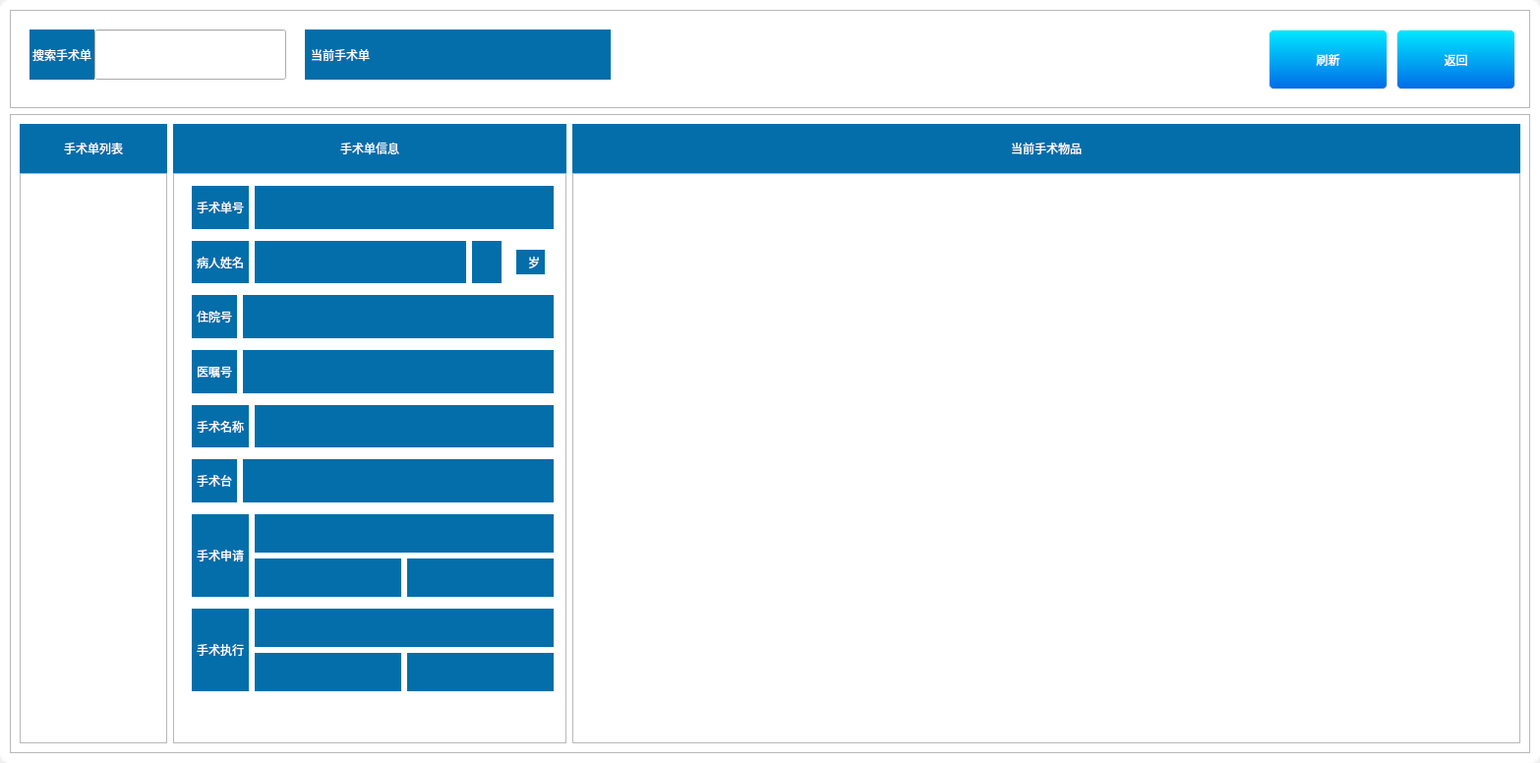
<?xml version="1.0" encoding="UTF-8"?>
<ui version="4.0">
 <class>Operation</class>
 <widget class="QWidget" name="Operation">
  <property name="geometry">
   <rect>
    <x>0</x>
    <y>0</y>
    <width>1566</width>
    <height>776</height>
   </rect>
  </property>
  <property name="windowTitle">
   <string>Form</string>
  </property>
  <property name="styleSheet">
   <string notr="true">QWidget{
	color: rgb(255, 255, 255);
}
#stackedWidget{
	border:1px solid white;
	border-radius:8px;
}

#frm_win{
	border:1px solid white;
	border-radius:8px;
	background-color: white;
}
#frame_title{
	border:1px solid white;
	border-radius:8px;
}

#page_tab,#page{
	border:1px solid white;
	border-radius:8px;
	background-color: rgb(255,255,255);
}
#frame_title{
	border-bottom-width:1px;
	border-bottom-style:solid;
	border-bottom-color:rgb(218,218,218);
	border-top-left-radius:8px;
	border-top-right-radius:8px;
	border-bottom-left-radius:0px;
	border-bottom-right-radius:0px;
}
QPushButton{
	border-radius:5px;
	border:1px solid rgb(3,110,170);
	background-color: rgb(3,110,170);
}
QPushButton:pressed{	
	margin:5px;
	border-radius:5px;
	border:1px solid rgb(3,110,170);
	background-color: rgb(3,110,170);
}

QToolButton{
	border:1px solid rgb(238, 238, 236);
	border-radius:5px;
	background-color: qlineargradient(spread:reflect, x1:0, y1:0, x2:0, y2:1, stop:0 rgba(0, 232, 255, 255), stop:1 rgba(0, 108, 231, 255));
}
QToolButton:checked{
	color:rgb(52, 101, 164);
	border:1px solid rgb(238, 238, 236);
	border-radius:5px;
	background-color: qlineargradient(spread:reflect, x1:0, y1:0, x2:0, y2:1, stop:0 rgba(50, 247, 175, 255), stop:1 rgba(14, 191, 139, 255));
}
#tab_view,rfidDevView{
	border:0px solid grey;
	background-color: rgb(238, 238, 236);
}
QLabel{
	padding:2px;
	background-color: rgb(3,110,170);
}
</string>
  </property>
  <layout class="QHBoxLayout" name="horizontalLayout">
   <property name="spacing">
    <number>0</number>
   </property>
   <property name="leftMargin">
    <number>0</number>
   </property>
   <property name="topMargin">
    <number>0</number>
   </property>
   <property name="rightMargin">
    <number>0</number>
   </property>
   <property name="bottomMargin">
    <number>0</number>
   </property>
   <item>
    <widget class="QStackedWidget" name="stackedWidget">
     <property name="currentIndex">
      <number>0</number>
     </property>
     <widget class="QWidget" name="page">
      <layout class="QVBoxLayout" name="verticalLayout">
       <item>
        <widget class="QFrame" name="frame_2">
         <property name="minimumSize">
          <size>
           <width>0</width>
           <height>100</height>
          </size>
         </property>
         <property name="frameShape">
          <enum>QFrame::StyledPanel</enum>
         </property>
         <property name="frameShadow">
          <enum>QFrame::Raised</enum>
         </property>
         <widget class="QWidget" name="horizontalLayoutWidget_2">
          <property name="geometry">
           <rect>
            <x>20</x>
            <y>20</y>
            <width>261</width>
            <height>51</height>
           </rect>
          </property>
          <layout class="QHBoxLayout" name="horizontalLayout_14">
           <property name="spacing">
            <number>0</number>
           </property>
           <item>
            <widget class="QLabel" name="label_9">
             <property name="styleSheet">
              <string notr="true">padding:3px;</string>
             </property>
             <property name="text">
              <string>搜索手术单</string>
             </property>
             <property name="alignment">
              <set>Qt::AlignCenter</set>
             </property>
            </widget>
           </item>
           <item>
            <widget class="QLineEdit" name="lineEdit">
             <property name="sizePolicy">
              <sizepolicy hsizetype="Expanding" vsizetype="Preferred">
               <horstretch>0</horstretch>
               <verstretch>0</verstretch>
              </sizepolicy>
             </property>
            </widget>
           </item>
          </layout>
         </widget>
         <widget class="QWidget" name="horizontalLayoutWidget_3">
          <property name="geometry">
           <rect>
            <x>300</x>
            <y>20</y>
            <width>311</width>
            <height>51</height>
           </rect>
          </property>
          <layout class="QHBoxLayout" name="horizontalLayout_15">
           <property name="spacing">
            <number>0</number>
           </property>
           <item>
            <widget class="QLabel" name="label_11">
             <property name="sizePolicy">
              <sizepolicy hsizetype="Maximum" vsizetype="Preferred">
               <horstretch>0</horstretch>
               <verstretch>0</verstretch>
              </sizepolicy>
             </property>
             <property name="styleSheet">
              <string notr="true">padding:3px;</string>
             </property>
             <property name="text">
              <string>当前手术单</string>
             </property>
             <property name="alignment">
              <set>Qt::AlignLeading|Qt::AlignLeft|Qt::AlignVCenter</set>
             </property>
            </widget>
           </item>
           <item>
            <widget class="QLabel" name="lab_curOperation">
             <property name="styleSheet">
              <string notr="true">padding:3px;</string>
             </property>
             <property name="text">
              <string/>
             </property>
             <property name="alignment">
              <set>Qt::AlignCenter</set>
             </property>
            </widget>
           </item>
          </layout>
         </widget>
         <widget class="QToolButton" name="back">
          <property name="geometry">
           <rect>
            <x>1410</x>
            <y>20</y>
            <width>121</width>
            <height>61</height>
           </rect>
          </property>
          <property name="text">
           <string>返回</string>
          </property>
         </widget>
         <widget class="QToolButton" name="update">
          <property name="geometry">
           <rect>
            <x>1280</x>
            <y>20</y>
            <width>121</width>
            <height>61</height>
           </rect>
          </property>
          <property name="text">
           <string>刷新</string>
          </property>
         </widget>
        </widget>
       </item>
       <item>
        <widget class="QFrame" name="frame">
         <property name="frameShape">
          <enum>QFrame::StyledPanel</enum>
         </property>
         <property name="frameShadow">
          <enum>QFrame::Raised</enum>
         </property>
         <layout class="QGridLayout" name="gridLayout">
          <property name="verticalSpacing">
           <number>0</number>
          </property>
          <item row="0" column="2">
           <widget class="QLabel" name="label_3">
            <property name="minimumSize">
             <size>
              <width>0</width>
              <height>50</height>
             </size>
            </property>
            <property name="text">
             <string>当前手术物品</string>
            </property>
            <property name="alignment">
             <set>Qt::AlignCenter</set>
            </property>
           </widget>
          </item>
          <item row="1" column="2">
           <widget class="QTableView" name="view_operation_goods"/>
          </item>
          <item row="0" column="0">
           <widget class="QLabel" name="label">
            <property name="minimumSize">
             <size>
              <width>0</width>
              <height>50</height>
             </size>
            </property>
            <property name="text">
             <string>手术单列表</string>
            </property>
            <property name="alignment">
             <set>Qt::AlignCenter</set>
            </property>
           </widget>
          </item>
          <item row="1" column="0">
           <widget class="QListView" name="view_operation">
            <property name="minimumSize">
             <size>
              <width>150</width>
              <height>0</height>
             </size>
            </property>
            <property name="maximumSize">
             <size>
              <width>150</width>
              <height>16777215</height>
             </size>
            </property>
            <property name="editTriggers">
             <set>QAbstractItemView::NoEditTriggers</set>
            </property>
           </widget>
          </item>
          <item row="0" column="1">
           <widget class="QLabel" name="label_2">
            <property name="minimumSize">
             <size>
              <width>0</width>
              <height>50</height>
             </size>
            </property>
            <property name="text">
             <string>手术单信息</string>
            </property>
            <property name="alignment">
             <set>Qt::AlignCenter</set>
            </property>
           </widget>
          </item>
          <item row="1" column="1">
           <widget class="QFrame" name="frame_3">
            <property name="minimumSize">
             <size>
              <width>400</width>
              <height>0</height>
             </size>
            </property>
            <property name="maximumSize">
             <size>
              <width>400</width>
              <height>16777215</height>
             </size>
            </property>
            <property name="styleSheet">
             <string notr="true">QLabel{
	padding:2px;
}</string>
            </property>
            <property name="frameShape">
             <enum>QFrame::StyledPanel</enum>
            </property>
            <property name="frameShadow">
             <enum>QFrame::Raised</enum>
            </property>
            <layout class="QVBoxLayout" name="verticalLayout_4">
             <item>
              <widget class="QFrame" name="frame_5">
               <property name="frameShape">
                <enum>QFrame::NoFrame</enum>
               </property>
               <property name="frameShadow">
                <enum>QFrame::Raised</enum>
               </property>
               <layout class="QHBoxLayout" name="horizontalLayout_4">
                <property name="topMargin">
                 <number>3</number>
                </property>
                <property name="rightMargin">
                 <number>3</number>
                </property>
                <property name="bottomMargin">
                 <number>3</number>
                </property>
                <item>
                 <widget class="QLabel" name="label_8">
                  <property name="sizePolicy">
                   <sizepolicy hsizetype="Maximum" vsizetype="Preferred">
                    <horstretch>0</horstretch>
                    <verstretch>0</verstretch>
                   </sizepolicy>
                  </property>
                  <property name="text">
                   <string>手术单号</string>
                  </property>
                 </widget>
                </item>
                <item>
                 <widget class="QLabel" name="surgery_bill_no">
                  <property name="text">
                   <string/>
                  </property>
                 </widget>
                </item>
               </layout>
              </widget>
             </item>
             <item>
              <widget class="QFrame" name="frame_4">
               <property name="frameShape">
                <enum>QFrame::NoFrame</enum>
               </property>
               <property name="frameShadow">
                <enum>QFrame::Raised</enum>
               </property>
               <layout class="QHBoxLayout" name="horizontalLayout_2">
                <property name="topMargin">
                 <number>3</number>
                </property>
                <property name="rightMargin">
                 <number>3</number>
                </property>
                <property name="bottomMargin">
                 <number>3</number>
                </property>
                <item>
                 <widget class="QLabel" name="label_4">
                  <property name="sizePolicy">
                   <sizepolicy hsizetype="Maximum" vsizetype="Preferred">
                    <horstretch>0</horstretch>
                    <verstretch>0</verstretch>
                   </sizepolicy>
                  </property>
                  <property name="text">
                   <string>病人姓名</string>
                  </property>
                 </widget>
                </item>
                <item>
                 <widget class="QLabel" name="patient_name">
                  <property name="sizePolicy">
                   <sizepolicy hsizetype="Preferred" vsizetype="Preferred">
                    <horstretch>0</horstretch>
                    <verstretch>0</verstretch>
                   </sizepolicy>
                  </property>
                  <property name="text">
                   <string/>
                  </property>
                 </widget>
                </item>
                <item>
                 <widget class="QLabel" name="patient_gender">
                  <property name="sizePolicy">
                   <sizepolicy hsizetype="Maximum" vsizetype="Preferred">
                    <horstretch>0</horstretch>
                    <verstretch>0</verstretch>
                   </sizepolicy>
                  </property>
                  <property name="minimumSize">
                   <size>
                    <width>30</width>
                    <height>0</height>
                   </size>
                  </property>
                  <property name="text">
                   <string/>
                  </property>
                  <property name="alignment">
                   <set>Qt::AlignCenter</set>
                  </property>
                 </widget>
                </item>
                <item>
                 <widget class="QFrame" name="horizontalFrame_2">
                  <property name="sizePolicy">
                   <sizepolicy hsizetype="Maximum" vsizetype="Preferred">
                    <horstretch>0</horstretch>
                    <verstretch>0</verstretch>
                   </sizepolicy>
                  </property>
                  <property name="styleSheet">
                   <string notr="true"/>
                  </property>
                  <layout class="QHBoxLayout" name="horizontalLayout_10">
                   <property name="spacing">
                    <number>0</number>
                   </property>
                   <item>
                    <widget class="QLabel" name="patient_age">
                     <property name="sizePolicy">
                      <sizepolicy hsizetype="Maximum" vsizetype="Preferred">
                       <horstretch>0</horstretch>
                       <verstretch>0</verstretch>
                      </sizepolicy>
                     </property>
                     <property name="styleSheet">
                      <string notr="true">QLabel{
	padding-right:0px;
}</string>
                     </property>
                     <property name="text">
                      <string/>
                     </property>
                     <property name="alignment">
                      <set>Qt::AlignCenter</set>
                     </property>
                    </widget>
                   </item>
                   <item>
                    <widget class="QLabel" name="label_5">
                     <property name="sizePolicy">
                      <sizepolicy hsizetype="Maximum" vsizetype="Preferred">
                       <horstretch>0</horstretch>
                       <verstretch>0</verstretch>
                      </sizepolicy>
                     </property>
                     <property name="styleSheet">
                      <string notr="true">QLabel{
	padding-left:0px;
}</string>
                     </property>
                     <property name="text">
                      <string>岁</string>
                     </property>
                    </widget>
                   </item>
                  </layout>
                 </widget>
                </item>
               </layout>
              </widget>
             </item>
             <item>
              <widget class="QFrame" name="frame_9">
               <property name="frameShape">
                <enum>QFrame::NoFrame</enum>
               </property>
               <property name="frameShadow">
                <enum>QFrame::Raised</enum>
               </property>
               <layout class="QHBoxLayout" name="horizontalLayout_8">
                <property name="topMargin">
                 <number>3</number>
                </property>
                <property name="rightMargin">
                 <number>3</number>
                </property>
                <property name="bottomMargin">
                 <number>3</number>
                </property>
                <item>
                 <widget class="QLabel" name="label_19">
                  <property name="sizePolicy">
                   <sizepolicy hsizetype="Maximum" vsizetype="Preferred">
                    <horstretch>0</horstretch>
                    <verstretch>0</verstretch>
                   </sizepolicy>
                  </property>
                  <property name="text">
                   <string>住院号</string>
                  </property>
                 </widget>
                </item>
                <item>
                 <widget class="QLabel" name="patient_no">
                  <property name="text">
                   <string/>
                  </property>
                 </widget>
                </item>
               </layout>
              </widget>
             </item>
             <item>
              <widget class="QFrame" name="frame_7">
               <property name="frameShape">
                <enum>QFrame::NoFrame</enum>
               </property>
               <property name="frameShadow">
                <enum>QFrame::Raised</enum>
               </property>
               <layout class="QHBoxLayout" name="horizontalLayout_6">
                <property name="topMargin">
                 <number>3</number>
                </property>
                <property name="rightMargin">
                 <number>3</number>
                </property>
                <property name="bottomMargin">
                 <number>3</number>
                </property>
                <item>
                 <widget class="QLabel" name="label_12">
                  <property name="sizePolicy">
                   <sizepolicy hsizetype="Maximum" vsizetype="Preferred">
                    <horstretch>0</horstretch>
                    <verstretch>0</verstretch>
                   </sizepolicy>
                  </property>
                  <property name="text">
                   <string>医嘱号</string>
                  </property>
                 </widget>
                </item>
                <item>
                 <widget class="QLabel" name="surgery_order_no">
                  <property name="text">
                   <string/>
                  </property>
                 </widget>
                </item>
               </layout>
              </widget>
             </item>
             <item>
              <widget class="QFrame" name="frame_6">
               <property name="frameShape">
                <enum>QFrame::NoFrame</enum>
               </property>
               <property name="frameShadow">
                <enum>QFrame::Raised</enum>
               </property>
               <layout class="QHBoxLayout" name="horizontalLayout_5">
                <property name="topMargin">
                 <number>3</number>
                </property>
                <property name="rightMargin">
                 <number>3</number>
                </property>
                <property name="bottomMargin">
                 <number>3</number>
                </property>
                <item>
                 <widget class="QLabel" name="label_10">
                  <property name="sizePolicy">
                   <sizepolicy hsizetype="Maximum" vsizetype="Preferred">
                    <horstretch>0</horstretch>
                    <verstretch>0</verstretch>
                   </sizepolicy>
                  </property>
                  <property name="text">
                   <string>手术名称</string>
                  </property>
                 </widget>
                </item>
                <item>
                 <widget class="QLabel" name="surgery_bill_name">
                  <property name="text">
                   <string/>
                  </property>
                 </widget>
                </item>
               </layout>
              </widget>
             </item>
             <item>
              <widget class="QFrame" name="frame_12">
               <property name="frameShape">
                <enum>QFrame::NoFrame</enum>
               </property>
               <property name="frameShadow">
                <enum>QFrame::Raised</enum>
               </property>
               <layout class="QHBoxLayout" name="horizontalLayout_13">
                <property name="topMargin">
                 <number>3</number>
                </property>
                <property name="rightMargin">
                 <number>3</number>
                </property>
                <property name="bottomMargin">
                 <number>3</number>
                </property>
                <item>
                 <widget class="QLabel" name="label_29">
                  <property name="sizePolicy">
                   <sizepolicy hsizetype="Maximum" vsizetype="Preferred">
                    <horstretch>0</horstretch>
                    <verstretch>0</verstretch>
                   </sizepolicy>
                  </property>
                  <property name="text">
                   <string>手术台</string>
                  </property>
                 </widget>
                </item>
                <item>
                 <widget class="QLabel" name="operating_table">
                  <property name="text">
                   <string/>
                  </property>
                 </widget>
                </item>
               </layout>
              </widget>
             </item>
             <item>
              <widget class="QFrame" name="frame_8">
               <property name="minimumSize">
                <size>
                 <width>0</width>
                 <height>90</height>
                </size>
               </property>
               <property name="frameShape">
                <enum>QFrame::NoFrame</enum>
               </property>
               <property name="frameShadow">
                <enum>QFrame::Raised</enum>
               </property>
               <layout class="QHBoxLayout" name="horizontalLayout_7">
                <property name="topMargin">
                 <number>3</number>
                </property>
                <property name="rightMargin">
                 <number>3</number>
                </property>
                <property name="bottomMargin">
                 <number>3</number>
                </property>
                <item>
                 <widget class="QLabel" name="label_14">
                  <property name="sizePolicy">
                   <sizepolicy hsizetype="Maximum" vsizetype="Preferred">
                    <horstretch>0</horstretch>
                    <verstretch>0</verstretch>
                   </sizepolicy>
                  </property>
                  <property name="text">
                   <string>手术申请</string>
                  </property>
                 </widget>
                </item>
                <item>
                 <layout class="QVBoxLayout" name="verticalLayout_2">
                  <item>
                   <widget class="QLabel" name="apply_depot_name">
                    <property name="text">
                     <string/>
                    </property>
                   </widget>
                  </item>
                  <item>
                   <layout class="QHBoxLayout" name="horizontalLayout_9">
                    <property name="topMargin">
                     <number>0</number>
                    </property>
                    <item>
                     <widget class="QLabel" name="apply_doctor_name">
                      <property name="text">
                       <string/>
                      </property>
                     </widget>
                    </item>
                    <item>
                     <widget class="QLabel" name="apply_surgery_date">
                      <property name="text">
                       <string/>
                      </property>
                     </widget>
                    </item>
                   </layout>
                  </item>
                 </layout>
                </item>
               </layout>
              </widget>
             </item>
             <item>
              <widget class="QFrame" name="frame_11">
               <property name="minimumSize">
                <size>
                 <width>0</width>
                 <height>90</height>
                </size>
               </property>
               <property name="frameShape">
                <enum>QFrame::NoFrame</enum>
               </property>
               <property name="frameShadow">
                <enum>QFrame::Raised</enum>
               </property>
               <layout class="QHBoxLayout" name="horizontalLayout_11">
                <property name="topMargin">
                 <number>3</number>
                </property>
                <property name="rightMargin">
                 <number>3</number>
                </property>
                <property name="bottomMargin">
                 <number>3</number>
                </property>
                <item>
                 <widget class="QLabel" name="label_25">
                  <property name="sizePolicy">
                   <sizepolicy hsizetype="Maximum" vsizetype="Preferred">
                    <horstretch>0</horstretch>
                    <verstretch>0</verstretch>
                   </sizepolicy>
                  </property>
                  <property name="text">
                   <string>手术执行</string>
                  </property>
                 </widget>
                </item>
                <item>
                 <layout class="QVBoxLayout" name="verticalLayout_3">
                  <item>
                   <widget class="QLabel" name="exec_depot_name">
                    <property name="text">
                     <string/>
                    </property>
                   </widget>
                  </item>
                  <item>
                   <layout class="QHBoxLayout" name="horizontalLayout_12">
                    <property name="topMargin">
                     <number>0</number>
                    </property>
                    <item>
                     <widget class="QLabel" name="exec_doctor_name">
                      <property name="text">
                       <string/>
                      </property>
                     </widget>
                    </item>
                    <item>
                     <widget class="QLabel" name="exec_surgery_date">
                      <property name="text">
                       <string/>
                      </property>
                     </widget>
                    </item>
                   </layout>
                  </item>
                 </layout>
                </item>
               </layout>
              </widget>
             </item>
             <item>
              <spacer name="verticalSpacer">
               <property name="orientation">
                <enum>Qt::Vertical</enum>
               </property>
               <property name="sizeType">
                <enum>QSizePolicy::Preferred</enum>
               </property>
               <property name="sizeHint" stdset="0">
                <size>
                 <width>20</width>
                 <height>40</height>
                </size>
               </property>
              </spacer>
             </item>
            </layout>
           </widget>
          </item>
         </layout>
        </widget>
       </item>
      </layout>
     </widget>
     <widget class="QWidget" name="page_2"/>
    </widget>
   </item>
  </layout>
 </widget>
 <resources/>
 <connections/>
</ui>
